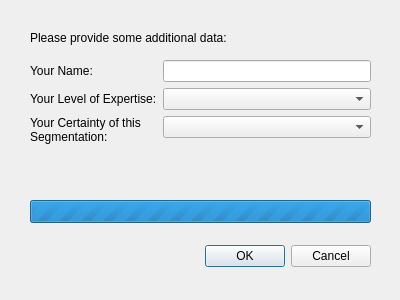
<?xml version="1.0" encoding="UTF-8"?>
<ui version="4.0">
 <class>UploadSegmentation</class>
 <widget class="QDialog" name="UploadSegmentation">
  <property name="geometry">
   <rect>
    <x>0</x>
    <y>0</y>
    <width>400</width>
    <height>300</height>
   </rect>
  </property>
  <property name="windowTitle">
   <string>Upload Segmentation</string>
  </property>
  <widget class="QDialogButtonBox" name="buttonBox">
   <property name="geometry">
    <rect>
     <x>30</x>
     <y>240</y>
     <width>341</width>
     <height>32</height>
    </rect>
   </property>
   <property name="orientation">
    <enum>Qt::Horizontal</enum>
   </property>
   <property name="standardButtons">
    <set>QDialogButtonBox::Cancel|QDialogButtonBox::Ok</set>
   </property>
  </widget>
  <widget class="QWidget" name="formLayoutWidget">
   <property name="geometry">
    <rect>
     <x>30</x>
     <y>60</y>
     <width>341</width>
     <height>131</height>
    </rect>
   </property>
   <layout class="QFormLayout" name="formLayout">
    <property name="rowWrapPolicy">
     <enum>QFormLayout::DontWrapRows</enum>
    </property>
    <item row="0" column="0">
     <widget class="QLabel" name="label">
      <property name="text">
       <string>Your Name:</string>
      </property>
     </widget>
    </item>
    <item row="0" column="1">
     <widget class="QLineEdit" name="txtName"/>
    </item>
    <item row="1" column="0">
     <widget class="QLabel" name="label_3">
      <property name="text">
       <string>Your Level of Expertise:</string>
      </property>
     </widget>
    </item>
    <item row="1" column="1">
     <widget class="QComboBox" name="cmbExpertise"/>
    </item>
    <item row="2" column="0">
     <widget class="QLabel" name="label_4">
      <property name="text">
       <string>Your Certainty of this Segmentation:</string>
      </property>
      <property name="scaledContents">
       <bool>false</bool>
      </property>
      <property name="alignment">
       <set>Qt::AlignLeading|Qt::AlignLeft|Qt::AlignVCenter</set>
      </property>
      <property name="wordWrap">
       <bool>true</bool>
      </property>
     </widget>
    </item>
    <item row="2" column="1">
     <widget class="QComboBox" name="cmbCertainty"/>
    </item>
   </layout>
  </widget>
  <widget class="QProgressBar" name="progressBar">
   <property name="geometry">
    <rect>
     <x>30</x>
     <y>200</y>
     <width>341</width>
     <height>23</height>
    </rect>
   </property>
   <property name="maximum">
    <number>0</number>
   </property>
   <property name="value">
    <number>0</number>
   </property>
   <property name="textVisible">
    <bool>false</bool>
   </property>
  </widget>
  <widget class="QLabel" name="label_2">
   <property name="geometry">
    <rect>
     <x>30</x>
     <y>30</y>
     <width>261</width>
     <height>16</height>
    </rect>
   </property>
   <property name="text">
    <string>Please provide some additional data:</string>
   </property>
  </widget>
 </widget>
 <resources/>
 <connections>
  <connection>
   <sender>buttonBox</sender>
   <signal>rejected()</signal>
   <receiver>UploadSegmentation</receiver>
   <slot>reject()</slot>
   <hints>
    <hint type="sourcelabel">
     <x>316</x>
     <y>260</y>
    </hint>
    <hint type="destinationlabel">
     <x>286</x>
     <y>274</y>
    </hint>
   </hints>
  </connection>
 </connections>
</ui>
